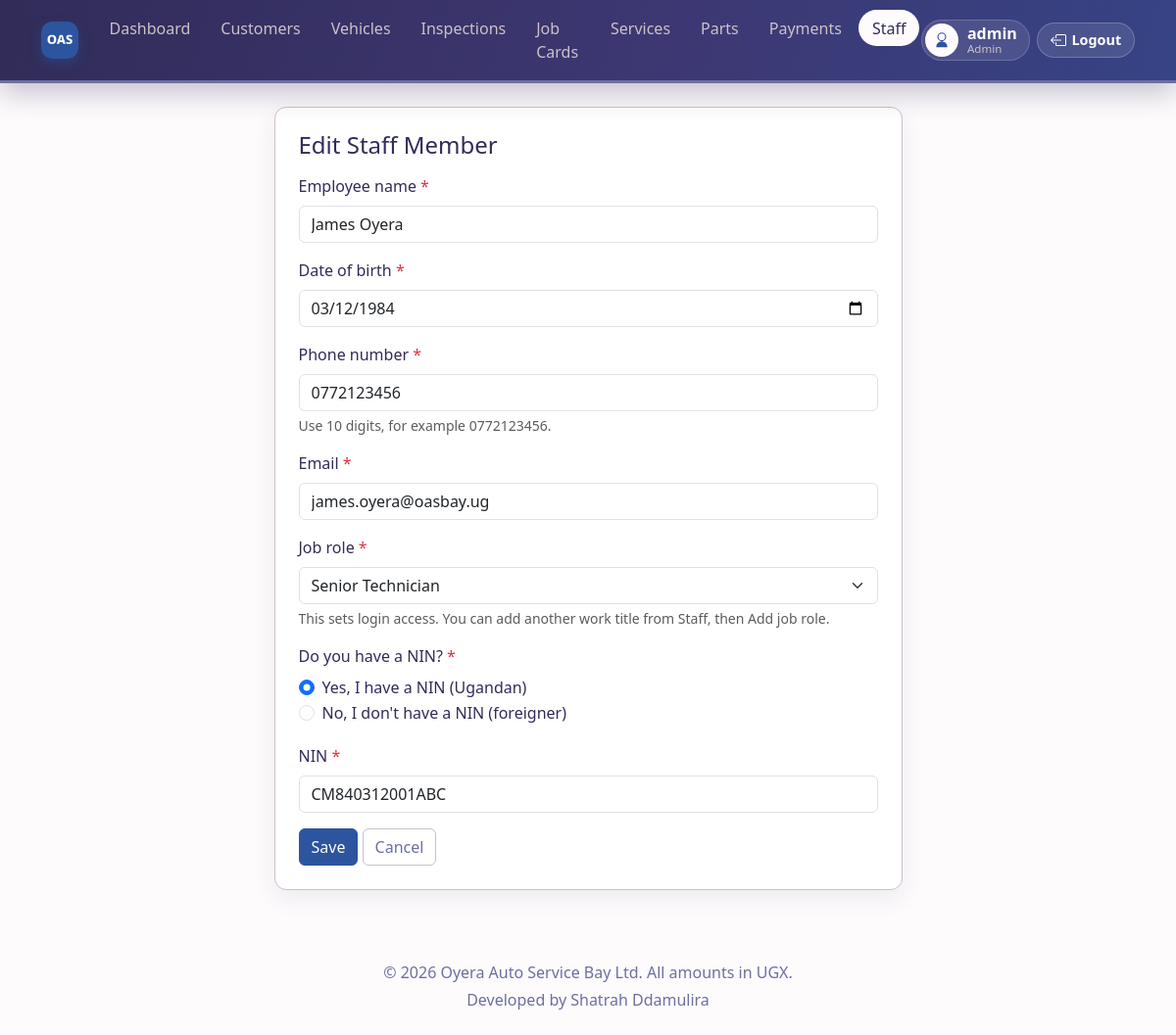
The app's page /staff/1/edit/ (signed in) with its own data.
### employees/models.py (models this page shows, shortened)
class Employee(models.Model):
    ROLE_ADMIN = 'admin'
    ROLE_SENIOR = 'senior'
    ROLE_TECHNICIAN = 'technician'
    ROLE_CHOICES = [
        (ROLE_ADMIN, 'Admin'),
        (ROLE_SENIOR, 'Senior Technician'),
        (ROLE_TECHNICIAN, 'Technician'),
    ]
    employee_id = models.AutoField(primary_key=True)
    user = models.OneToOneField(User, on_delete=models.CASCADE, null=True, blank=True, related_name='employee')
    employee_name = models.CharField(max_length=80)
    date_of_birth = models.DateField()
    phone_number = models.CharField(max_length=15)
    email = models.EmailField(max_length=80, unique=True)
    job_role = models.CharField(max_length=20, choices=ROLE_CHOICES, default=ROLE_TECHNICIAN)
    has_nin = models.BooleanField(default=True)
    nin = models.CharField(max_length=20, blank=True)
    passport_number = models.CharField(max_length=50, blank=True)
    password = models.CharField(max_length=128, blank=True)

### employees/views.py (the view)
# urls.py: path('staff/<int:employee_id>/edit/', views.employee_edit, name='employee_edit'),
@role_required(ADMIN)
def employee_edit(request, employee_id):
    employee = get_object_or_404(Employee, pk=employee_id)
    if request.method == 'POST':
        form = EmployeeForm(request.POST, instance=employee)
        if form.is_valid():
            form.save()
            messages.success(request, 'Staff member updated.')
            return redirect('employee_list')
    else:
        form = EmployeeForm(instance=employee)
    return render(request, 'employees/employee_form.html', {'form': form, 'title': 'Edit Staff Member'})

### employees/access.py (called while the page is built)
def user_role(user):
    if not user.is_authenticated:
        return None
    if user.is_superuser:
        return ADMIN
    employee = getattr(user, 'employee', None)
    if employee:
        return employee.job_role
    return None

def role_required(*roles):
    def decorator(view_func):
        @login_required
        @wraps(view_func)
        def wrapped(request, *args, **kwargs):
            if user_role(request.user) not in roles:
                messages.error(request, 'You are not allowed to open that page.')
                return redirect('home')
            return view_func(request, *args, **kwargs)
        return wrapped
    return decorator

### employees/templates/employees/employee_form.html (shortened to what this page needs)
{% extends "base.html" %}
{% block content %}
<div class="row justify-content-center">
    <div class="col-md-7">
        <div class="page-card p-4">
            <h1 class="h4 mb-3">{{ title }}</h1>
            <form method="post" novalidate id="staff-form">
                <div class="mb-3">
                    <label class="form-label" for="id_employee_name">Employee name <span class="text-danger">*</span></label>
                    {{ form.employee_name }}
                </div>
                <div class="mb-3">
                    <label class="form-label" for="id_date_of_birth">Date of birth <span class="text-danger">*</span></label>
                    {{ form.date_of_birth }}
                </div>
                <div class="mb-3">
                    <label class="form-label" for="id_phone_number">Phone number <span class="text-danger">*</span></label>
                    {{ form.phone_number }}
                    <div class="form-text">Use 10 digits, for example 0772123456.</div>
                </div>
                <div class="mb-3">
                    <label class="form-label" for="id_email">Email <span class="text-danger">*</span></label>
                    {{ form.email }}
                </div>
                <div class="mb-3">
                    <label class="form-label" for="id_job_role">Job role <span class="text-danger">*</span></label>
                    {{ form.job_role }}
                    <div class="form-text">This sets login access. You can add another work title from Staff, then Add job role.</div>
                </div>
                <fieldset class="mb-3">
                    <legend class="form-label fs-6">Do you have a NIN? <span class="text-danger">*</span></legend>
                    {% for radio in form.id_kind %}
                        <div class="form-check">
                            {{ radio.tag }}
                            <label class="form-check-label" for="{{ radio.id_for_label }}">{{ radio.choice_label }}</label>
                        </div>
                    {% endfor %}
                </fieldset>
                <div class="mb-3" id="nin-group">
                    <label class="form-label" for="id_nin">NIN <span class="text-danger">*</span></label>
                    {{ form.nin }}
                </div>
                <button class="btn btn-bay" type="submit">Save</button>
                <a href="{% url 'employee_list' %}" class="btn btn-outline-secondary">Cancel</a>
            </form>
        </div>
    </div>
</div>
{% endblock %}

### oas/templates/base.html (shortened to what this page needs)
{% load static %}
<!DOCTYPE html>
<html lang="en">
<head>
    <link href="https://cdn.jsdelivr.net/npm/bootstrap@5.3.3/dist/css/bootstrap.min.css" rel="stylesheet">
</head>
<body class="{% block body_class %}{% endblock %}">
{% if user.is_authenticated %}
{% with url_name=request.resolver_match.url_name|default:'' %}
<nav class="navbar navbar-expand-lg navbar-dark sticky-top app-nav mb-4">
    <div class="container">
        <a class="navbar-brand d-flex align-items-center" href="{% url 'home' %}" title="OAS Bay">
            <img src="{% static 'employees/logo.png' %}" alt="OAS Bay" class="brand-mark" width="38" height="38">
        </a>
        <div class="d-flex align-items-center order-lg-3 ms-auto ms-lg-0">
            <div class="profile-chip" title="{{ profile_name }}">
                <span class="profile-icon" aria-hidden="true">
                    <svg xmlns="http://www.w3.org/2000/svg" width="18" height="18" fill="currentColor" viewBox="0 0 16 16">
                        <path d="M8 8a3 3 0 1 0 0-6 3 3 0 0 0 0 6m4-3a4 4 0 1 1-8 0 4 4 0 0 1 8 0M8 9a5 5 0 0 0-5 5 .5.5 0 0 0 .5.5h9a.5.5 0 0 0 .5-.5 5 5 0 0 0-5-5"/>
                    </svg>
                </span>
                <span class="d-none d-md-block">
                    <strong>{{ profile_name }}</strong>
                    <small>{{ role_label }}</small>
                </span>
            </div>
            <form method="post" action="{% url 'logout' %}" class="d-inline">
                <button type="submit" class="logout-btn" title="Logout">
                    <span class="d-none d-sm-inline">Logout</span>
                </button>
            </form>
        </div>
        <div class="collapse navbar-collapse order-lg-2" id="mainNav">
            <ul class="navbar-nav mx-lg-auto my-2 my-lg-0">
                <li class="nav-item"><a class="nav-link {% if url_name == 'home' %}active{% endif %}" href="{% url 'home' %}">Dashboard</a></li>
                {% if can_manage_customers %}
                <li class="nav-item"><a class="nav-link {% if url_name == 'customer_list' or url_name == 'customer_add' %}active{% endif %}" href="{% url 'customer_list' %}">Customers</a></li>
                <li class="nav-item"><a class="nav-link {% if url_name == 'vehicle_list' or url_name == 'vehicle_add' %}active{% endif %}" href="{% url 'vehicle_list' %}">Vehicles</a></li>
                {% endif %}
                {% if can_inspect %}
                <li class="nav-item"><a class="nav-link {% if url_name == 'inspection_list' or url_name == 'inspection_add' %}active{% endif %}" href="{% url 'inspection_list' %}">Inspections</a></li>
                {% endif %}
                {% if can_view_jobs %}
                <li class="nav-item"><a class="nav-link {% if url_name == 'order_list' or url_name == 'order_add' or url_name == 'order_detail' %}active{% endif %}" href="{% url 'order_list' %}">Job Cards</a></li>
                {% endif %}
                {% if can_view_services %}
                <li class="nav-item"><a class="nav-link {% if url_name == 'service_list' or url_name == 'service_add' or url_name == 'service_edit' %}active{% endif %}" href="{% url 'service_list' %}">Services</a></li>
                {% endif %}
                {% if can_view_parts %}
                <li class="nav-item"><a class="nav-link " href="{% url 'part_list' %}">{% if is_technician %}Issued parts{% else %}Parts{% endif %}</a></li>
                {% endif %}
                {% if can_manage_payments %}
                <li class="nav-item"><a class="nav-link {% if url_name == 'payment_list' or url_name == 'payment_add' or url_name == 'receipt_view' %}active{% endif %}" href="{% url 'payment_list' %}">Payments</a></li>
                {% elif can_view_receipts %}
                <li class="nav-item"><a class="nav-link {% if url_name == 'payment_list' or url_name == 'receipt_view' %}active{% endif %}" href="{% url 'payment_list' %}">Receipts</a></li>
                {% endif %}
                {% if can_manage_staff %}
                <li class="nav-item"><a class="nav-link {% if url_name == 'employee_list' or url_name == 'employee_add' or url_name == 'employee_edit' or url_name == 'role_add' %}active{% endif %}" href="{% url 'employee_list' %}">Staff</a></li>
                {% endif %}
            </ul>
        </div>
    </div>
</nav>
{% endwith %}
{% else %}
<div class="py-4 auth-spacer"></div>
{% endif %}
<main class="container pb-5">
    {% block content %}{% endblock %}
</main>
<footer class="text-center py-4">
    <div>&copy; 2026 Oyera Auto Service Bay Ltd. All amounts in UGX.</div>
    <div class="mt-1">Developed by Shatrah Ddamulira</div>
</footer>
</body>
</html>

### oas/templates/base.html (style rules this page uses)
:root { --paper: #fdfbfc; --mist: #cbc2c8; --slate: #6d6fa1; --bay: #2d549e; --ink: #312c58; }
html { scroll-behavior: smooth; }
body { background: var(--paper); color: var(--ink); min-height: 100vh; }
a { color: var(--bay); }
.navbar.app-nav { background: linear-gradient(105deg, var(--ink) 0%, #3d3772 55%, var(--bay) 160%) !important; box-shadow: 0 10px 28px rgba(49,44,88,.28); padding-top: .65rem; padding-bottom: .65rem; border-bottom: 3px solid var(--slate); }
.navbar-brand { color: var(--paper) !important; font-weight: 700; letter-spacing: .02em; }
.brand-mark { width: 38px; height: 38px; border-radius: 11px; display: block; box-shadow: 0 4px 12px rgba(45,84,158,.45); }
.nav-link { color: var(--mist) !important; border-radius: 999px; padding: 0.4rem 0.85rem !important; margin: 0 0.12rem; font-weight: 500; transition: color .2s ease, background-color .2s ease; }
.nav-link.active { background: var(--paper); color: var(--ink) !important; }
.profile-chip { display: flex; align-items: center; gap: .55rem; background: rgba(253,251,252,.1); border: 1px solid rgba(253,251,252,.18); border-radius: 999px; padding: .2rem .75rem .2rem .2rem; color: var(--paper); max-width: 220px; }
.profile-chip strong, .profile-chip small { display: block; line-height: 1.15; }
.profile-chip strong { overflow: hidden; text-overflow: ellipsis; white-space: nowrap; }
.profile-chip small { color: var(--mist); font-size: .72rem; }
.profile-icon { width: 34px; height: 34px; border-radius: 50%; background: var(--paper); color: var(--bay); display: inline-flex; align-items: center; justify-content: center; font-weight: 700; flex-shrink: 0; }
.logout-btn { display: inline-flex; align-items: center; gap: .35rem; border: 1px solid rgba(253,251,252,.22); background: rgba(253,251,252,.1); color: var(--paper); border-radius: 999px; padding: .4rem .8rem; margin-left: .45rem; font-size: .9rem; font-weight: 600; cursor: pointer; }
.page-card { background: #fff; border: 1px solid var(--mist); border-radius: 12px; box-shadow: 0 8px 24px rgba(49,44,88,.08); transition: box-shadow .2s ease, transform .2s ease; }
.btn { transition: background-color .2s ease, color .2s ease, transform .15s ease, box-shadow .2s ease; }
.btn-bay { background: var(--bay); color: var(--paper); border-color: var(--bay); }
.btn-outline-secondary { color: var(--slate); border-color: var(--mist); }
footer { color: var(--slate); }
main.container { animation: pageIn .22s ease; }

### records on screen
Employee: employee_name "James Oyera", date_of_birth "03/12/1984", phone_number "0772123456", email "james.oyera@oasbay.ug", job_role "Senior Technician", nin "CM840312001ABC"

### other values on screen
{{ profile_name }} "admin"
{{ role_label }} "Admin"
{{ title }} "Edit Staff Member"
{{ radio.choice_label }} "Yes, I have a NIN (Ugandan)" "No, I don't have a NIN (foreigner)"
